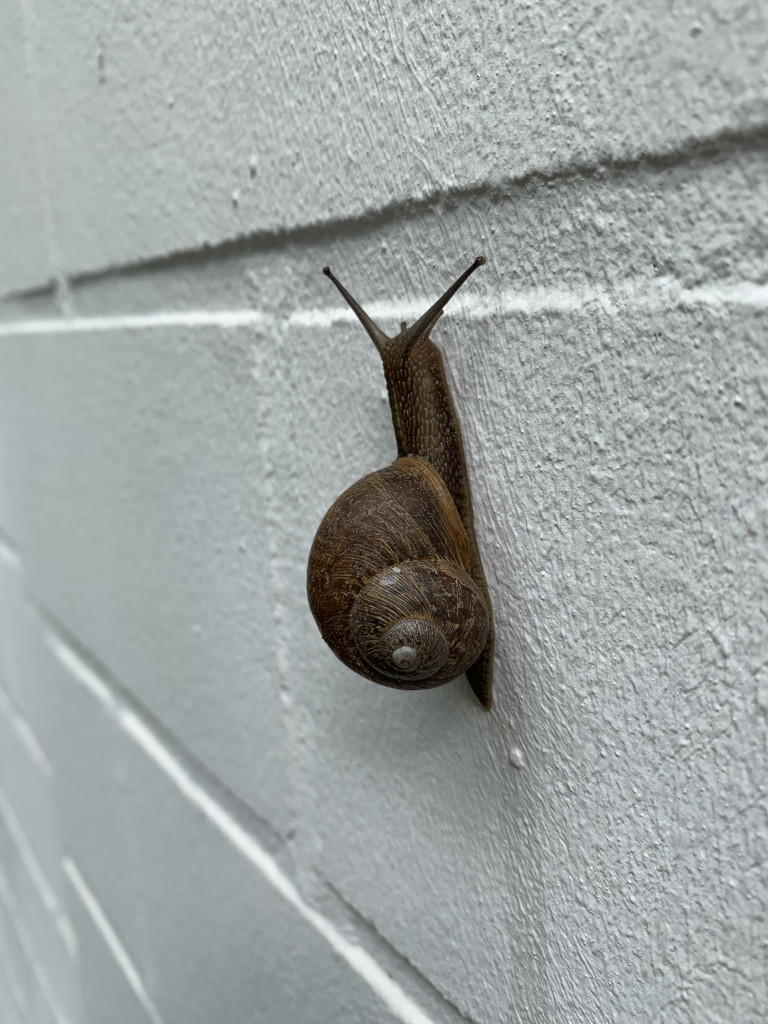
#> input picture listings/chapter06/schnecke.jpg, 768 x 1024 px
$ jupyter execute skimage.ipynb   (shell and % lines are left out)
#> lines starting #> are read from the running program, lines starting #| are printed output that depends on the picture; after the words box and inside, x2 and y2 are one past the last pixel; in counts of white or black regions, pixels touching at a corner belong together
[cell 1]
from skimage.io import imread, imshow
image = imread("schnecke.jpg", as_gray = True)
#> image: shape (1024, 768) float64; min 0, max 0.994, mean 0.635
imshow(image)

[cell 2]
cropped = image[250:750, 150:650]
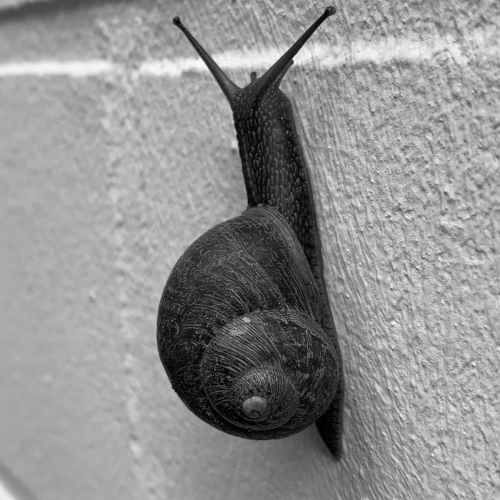
#> cropped: shape (500, 500) float64; min 0, max 0.994, mean 0.569
imshow(cropped)

[cell 3]
from skimage import exposure
contrast = exposure.adjust_log(cropped)
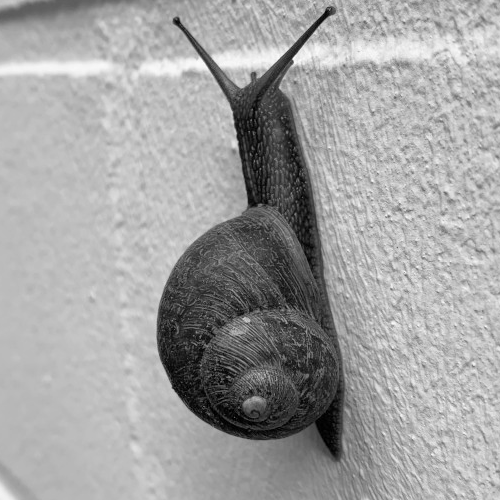
#> contrast: shape (500, 500) float64; min 0, max 0.995, mean 0.637
imshow(contrast)

[cell 4]
from skimage import feature
edges = feature.canny(contrast, sigma=3)
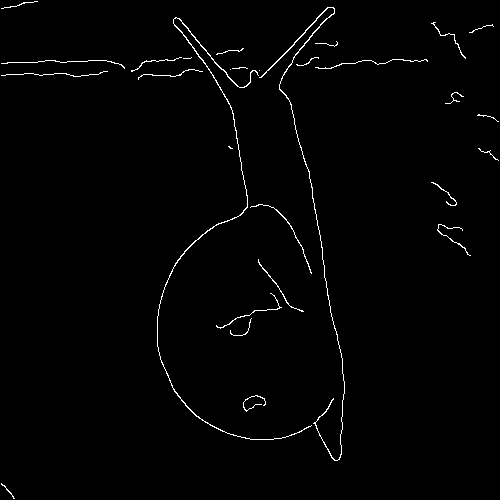
#> edges: shape (500, 500) bool; 1.2% white in thin lines or dots
imshow(1 - edges)
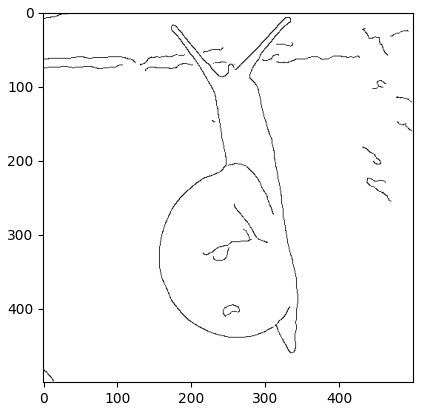
#> figure drawn by matplotlib, 1 panel

[cell 5]
from skimage.transform import resize
resized = resize(contrast, (50, 50))
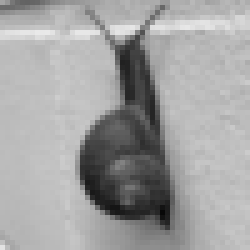
#> resized: shape (50, 50) float64 (shown 5 times larger); min 0.0346, max 0.916, mean 0.637
imshow(resized)

[cell 6]
resized2 = resize(contrast, (20, 20))
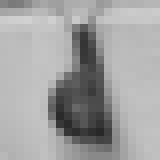
#> resized2: shape (20, 20) float64 (shown 8 times larger); min 0.159, max 0.823, mean 0.637
imshow(resized2)

[cell 7]
from skimage.segmentation import chan_vese
cv = chan_vese(contrast)
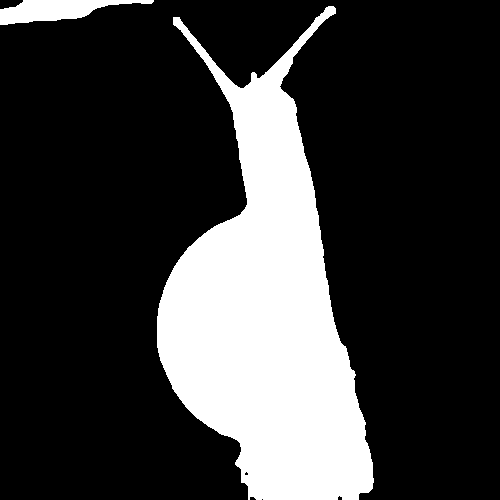
#> cv: shape (500, 500) bool; 22.7% white; 2 white regions, box (x1, y1, x2, y2) and area: (157, 6, 374, 500) 54631, (0, 0, 154, 25) 2065
imshow(cv)

[cell 8]
resized3 = resize(cv, (20, 20))
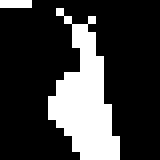
#> resized3: shape (20, 20) bool (shown 8 times larger); 23.2% white; 2 white regions (1 under 20 px), largest, box (x1, y1, x2, y2) and area: (6, 1, 15, 20) 89
imshow(resized3)
